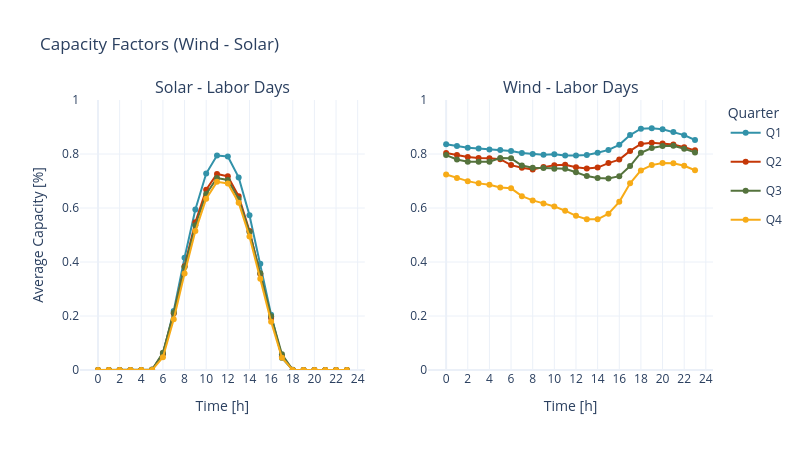

Notebook code cell kept with this figure:
### Code cell
gen_info=pd.read_csv(model_path+'gen_info.csv')
mean_vc = pd.merge(hydro_variable_capacity, timepoints, on='timepoint_id', how="inner")
mean_vc = pd.merge(mean_vc, gen_info, on='GENERATION_PROJECT', how="inner")
mean_vc = mean_vc[mean_vc['timepoint_id'] <= 192]

mean_vc[['Year', 'Quarter', 'Type', 'Hour']] = mean_vc['timestamp'].str.extract(r'(\d{4})_(Q\d)_(\w+)_(\d+)h')
mean_vc["Hour"] = mean_vc["Hour"].astype(int)
mean_vc = mean_vc.sort_values(by=['Hour'])
mean_vc = mean_vc[['gen_max_capacity_factor','gen_tech','Quarter','Type','Hour']]

mean_vc = mean_vc.groupby(['Quarter','gen_tech','Type','Hour']).agg({
    'gen_max_capacity_factor': 'mean'
}).reset_index()

mean_lab_solar_vc = mean_vc[(mean_vc['gen_tech'] == 'pv_solar') & (mean_vc['Type'] == 'labor')]
mean_lab_wind_vc = mean_vc[(mean_vc['gen_tech'] == 'Eolica') & (mean_vc['Type'] == 'labor')]

from plotly.subplots import make_subplots
import plotly.express as px
import plotly.graph_objects as go

# Colores personalizados para cada quarter
parse_tech, colors, tech_order, tech_colors = sc.template.get() # Template
quarter_order = ['Q1', 'Q2', 'Q3', 'Q4']  # Puedes ajustar según los quarters presentes
color_map = dict(zip(quarter_order, colors))

# Crear figura de subplots
fig = make_subplots(
    rows=1, cols=2, shared_xaxes=True, shared_yaxes=False,
    subplot_titles=["Solar - Labor Days", "Wind - Labor Days"],
)

# Función para agregar trazos
def add_traces(fig, data, row, col):
    quarters = data['Quarter'].unique()
    for quarter in quarters:
        subset = data[data['Quarter'] == quarter]
        fig.add_trace(
            go.Scatter(
                x=subset['Hour'],
                y=subset['gen_max_capacity_factor'],
                mode='lines+markers',
                name=quarter,  # Solo el quarter como nombre
                legendgroup=quarter,  # Agrupar leyenda por quarter
                showlegend=(col == 1),  # Mostrar la leyenda solo en la primera columna
                line=dict(color=color_map.get(quarter, '#000000'))  # Color personalizado
            ),
            row=row, col=col
        )

# Agregar datos
add_traces(fig, mean_lab_solar_vc, row=1, col=1)
add_traces(fig, mean_lab_wind_vc, row=1, col=2)

# Layout general
fig.update_layout(
    height=9*50, width=16*50,
    title_text="Capacity Factors (Wind - Solar)",
    template="plotly_white", legend_title_text="Quarter"
)

# Configurar ejes
fig.update_xaxes(dtick=2, title_text="Time [h]", row=1)
fig.update_yaxes(title_text="Average Capacity [%]", range=[0, 1], row=1, col=1)
fig.update_yaxes(range=[0, 1], row=1, col=2)

fig.write_image("../images/Mean Capacity Factors (Wind - Solar).png")
fig.show()

### Figure 1 — Plotly figure (JSON) as saved in the notebook; plotly's stock layout.template omitted (floating-point values rounded to 4 significant figures)
{"data": [{"legendgroup": "Q1", "line": {"color": "#3292A9"}, "mode": "lines+markers", "name": "Q1", "showlegend": true, "type": "scatter", "x": [0, 1, 2, 3, 4, 5, 6, 7, 8, 9, 10, 11, 12, 13, 14, 15, 16, 17, 18, 19, 20, 21, 22, 23], "xaxis": "x", "y": [0, 0, 0, 0, 0, 0.000107, 0.059, 0.2186, 0.4159, 0.5944, 0.7276, 0.7947, 0.7906, 0.7133, 0.5728, 0.3939, 0.2044, 0.04451, 6.356e-05, 0, 0, 0, 0, 0], "yaxis": "y"}, {"legendgroup": "Q2", "line": {"color": "#C53707"}, "mode": "lines+markers", "name": "Q2", "showlegend": true, "type": "scatter", "x": [0, 1, 2, 3, 4, 5, 6, 7, 8, 9, 10, 11, 12, 13, 14, 15, 16, 17, 18, 19, 20, 21, 22, 23], "xaxis": "x", "y": [0, 0, 0, 0, 0, 0.0008025, 0.05974, 0.209, 0.3845, 0.5469, 0.6676, 0.7261, 0.7174, 0.6435, 0.5152, 0.3558, 0.1926, 0.05104, 0.0002997, 0, 0, 0, 0, 0], "yaxis": "y"}, {"legendgroup": "Q3", "line": {"color": "#55733D"}, "mode": "lines+markers", "name": "Q3", "showlegend": true, "type": "scatter", "x": [0, 1, 2, 3, 4, 5, 6, 7, 8, 9, 10, 11, 12, 13, 14, 15, 16, 17, 18, 19, 20, 21, 22, 23], "xaxis": "x", "y": [0, 0, 0, 0, 0, 0.001519, 0.0637, 0.2119, 0.3813, 0.536, 0.6517, 0.7111, 0.7041, 0.6334, 0.5112, 0.3579, 0.1995, 0.0581, 0.0006006, 0, 0, 0, 0, 0], "yaxis": "y"}, {"legendgroup": "Q4", "line": {"color": "#F7AB17"}, "mode": "lines+markers", "name": "Q4", "showlegend": true, "type": "scatter", "x": [0, 1, 2, 3, 4, 5, 6, 7, 8, 9, 10, 11, 12, 13, 14, 15, 16, 17, 18, 19, 20, 21, 22, 23], "xaxis": "x", "y": [0, 0, 0, 0, 0, 0.0002173, 0.04697, 0.1881, 0.3574, 0.5145, 0.6343, 0.6969, 0.691, 0.6194, 0.4947, 0.3384, 0.1789, 0.04546, 0.0001011, 0, 0, 0, 0, 0], "yaxis": "y"}, {"legendgroup": "Q1", "line": {"color": "#3292A9"}, "mode": "lines+markers", "name": "Q1", "showlegend": false, "type": "scatter", "x": [0, 1, 2, 3, 4, 5, 6, 7, 8, 9, 10, 11, 12, 13, 14, 15, 16, 17, 18, 19, 20, 21, 22, 23], "xaxis": "x2", "y": [0.8362, 0.8297, 0.823, 0.8206, 0.8165, 0.815, 0.8107, 0.8034, 0.8003, 0.7969, 0.7993, 0.7945, 0.794, 0.7962, 0.8043, 0.8151, 0.8341, 0.8703, 0.8937, 0.8953, 0.8918, 0.8816, 0.8698, 0.8519], "yaxis": "y2"}, {"legendgroup": "Q2", "line": {"color": "#C53707"}, "mode": "lines+markers", "name": "Q2", "showlegend": false, "type": "scatter", "x": [0, 1, 2, 3, 4, 5, 6, 7, 8, 9, 10, 11, 12, 13, 14, 15, 16, 17, 18, 19, 20, 21, 22, 23], "xaxis": "x2", "y": [0.8034, 0.7959, 0.7885, 0.7854, 0.7846, 0.7808, 0.7588, 0.749, 0.7431, 0.7514, 0.7582, 0.7601, 0.751, 0.7462, 0.7498, 0.7663, 0.7793, 0.8114, 0.8371, 0.8413, 0.8387, 0.8352, 0.825, 0.8136], "yaxis": "y2"}, {"legendgroup": "Q3", "line": {"color": "#55733D"}, "mode": "lines+markers", "name": "Q3", "showlegend": false, "type": "scatter", "x": [0, 1, 2, 3, 4, 5, 6, 7, 8, 9, 10, 11, 12, 13, 14, 15, 16, 17, 18, 19, 20, 21, 22, 23], "xaxis": "x2", "y": [0.7961, 0.7795, 0.771, 0.7716, 0.7714, 0.7854, 0.7839, 0.7571, 0.7488, 0.7479, 0.7458, 0.7451, 0.7326, 0.7182, 0.7116, 0.7093, 0.7178, 0.7552, 0.8048, 0.8221, 0.8295, 0.8305, 0.8192, 0.8059], "yaxis": "y2"}, {"legendgroup": "Q4", "line": {"color": "#F7AB17"}, "mode": "lines+markers", "name": "Q4", "showlegend": false, "type": "scatter", "x": [0, 1, 2, 3, 4, 5, 6, 7, 8, 9, 10, 11, 12, 13, 14, 15, 16, 17, 18, 19, 20, 21, 22, 23], "xaxis": "x2", "y": [0.724, 0.7111, 0.6995, 0.6912, 0.6862, 0.676, 0.6729, 0.6438, 0.6281, 0.617, 0.6059, 0.5899, 0.571, 0.5583, 0.5582, 0.5791, 0.6228, 0.6917, 0.7393, 0.7589, 0.7669, 0.7653, 0.7565, 0.7399], "yaxis": "y2"}], "layout": {"annotations": [{"font": {"size": 16}, "showarrow": false, "text": "Solar - Labor Days", "x": 0.225, "xanchor": "center", "xref": "paper", "y": 1, "yanchor": "bottom", "yref": "paper"}, {"font": {"size": 16}, "showarrow": false, "text": "Wind - Labor Days", "x": 0.775, "xanchor": "center", "xref": "paper", "y": 1, "yanchor": "bottom", "yref": "paper"}], "height": 450, "legend": {"title": {"text": "Quarter"}}, "title": {"text": "Capacity Factors (Wind - Solar)"}, "width": 800, "xaxis": {"anchor": "y", "domain": [0, 0.45], "dtick": 2, "title": {"text": "Time [h]"}}, "xaxis2": {"anchor": "y2", "domain": [0.55, 1], "dtick": 2, "title": {"text": "Time [h]"}}, "yaxis": {"anchor": "x", "domain": [0, 1], "range": [0, 1], "title": {"text": "Average Capacity [%]"}}, "yaxis2": {"anchor": "x2", "domain": [0, 1], "range": [0, 1]}}}
